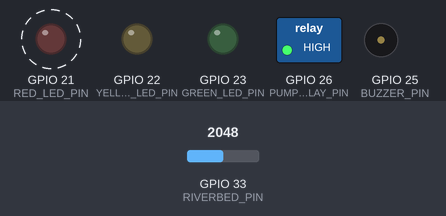
This sketch was run on a simulated ESP32. Parts: switched loads named in the sketch (green lamp = pin HIGH), output pins drawn as LEDs (lit = HIGH), buzzer (waves = sounding). Dashed ring = blinking. Inputs (shaded band) come from the test bench; at power-on: GPIO 33 (RIVERBED_PIN) = 2048. What the sketch prints to the serial monitor is not drawn.

Above: at 2.0 s.
2.1 s: GPIO 33 (RIVERBED_PIN) set to 1438
5.1 s: GPIO 33 (RIVERBED_PIN) set to 1372
At 5.69 s:
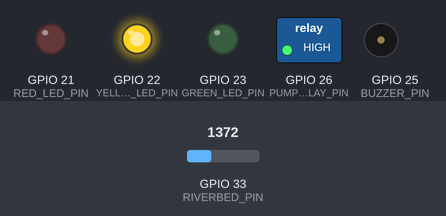
8.1 s: GPIO 33 (RIVERBED_PIN) set to 533
11.1 s: GPIO 33 (RIVERBED_PIN) set to 480
At 11.8 s:
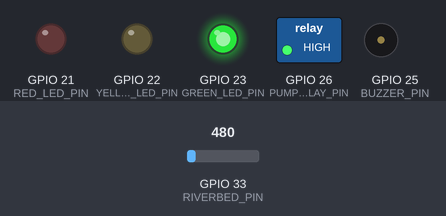
12.9 s: GPIO 33 (RIVERBED_PIN) set to 1228
At 13.14 s:
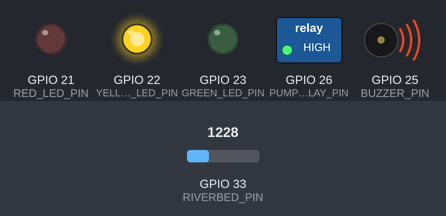
15.9 s: GPIO 33 (RIVERBED_PIN) set to 491
At 16.7 s:
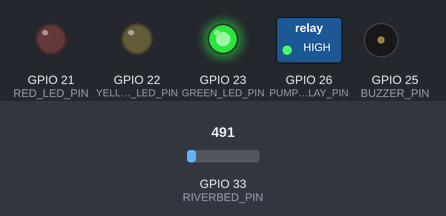
Timing chart, 0 to 18.9 s (numbered marks = the images above; inputs shaded):
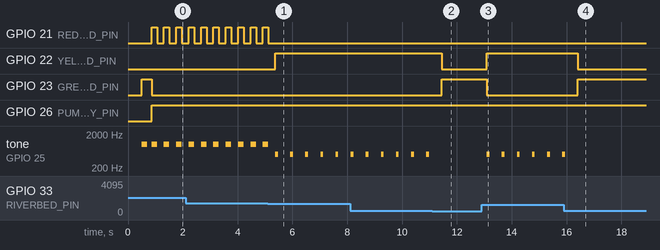

Measured:
- the behaviour switches between 1401 and 1400 on GPIO 33 (RIVERBED_PIN) (found by bisection; images 0 and 1)
- the behaviour switches between 501 and 500 on GPIO 33 (RIVERBED_PIN) (found by bisection; images 1 and 2)
- after the input at 5.1 s, GPIO 21 (RED_LED_PIN): goes on until 5.1 s, then stays LOW; GPIO 22 (YELLOW_LED_PIN): LOW → HIGH after 0.27 s
- after the input at 11.1 s, GPIO 22 (YELLOW_LED_PIN): HIGH → LOW after 0.34 s; GPIO 23 (GREEN_LED_PIN): LOW → HIGH after 0.34 s; tone on GPIO 25 (BUZZER_PIN): stops changing and stays silent
- after the input at 12.9 s, GPIO 22 (YELLOW_LED_PIN): LOW → HIGH after 0.19 s; GPIO 23 (GREEN_LED_PIN): HIGH → LOW after 0.19 s; tone on GPIO 25 (BUZZER_PIN): alternates 500 Hz for 0.10 s and silent for 0.45 s, starting after 0.19 s
- after the input at 15.9 s, GPIO 22 (YELLOW_LED_PIN): HIGH → LOW after 0.50 s; GPIO 23 (GREEN_LED_PIN): LOW → HIGH after 0.50 s; tone on GPIO 25 (BUZZER_PIN): goes on until 15.9 s, then stays silent
- by itself, GPIO 21 (RED_LED_PIN): alternates HIGH for 0.20 s and LOW for 0.25 s
- by itself, tone on GPIO 25 (BUZZER_PIN): alternates 500 Hz for 0.10 s and silent for 0.45 s

The sketch:

flood_alert_v2.ino
```cpp
/*
 * Flood Alert v2 - Flood by Pump (No Solenoid)
 * Student: Mikeyla, Grade 4, Gateway College Colombo
 * Board: Magicbit NEO (ESP32)
 *
 * Flow (fully automated):
 *   1. Power on → pump fills reservoir → overflows to river bed
 *   2. River bed sensor: SAFE → WARNING → FLOOD
 *   3. Flood detected → pump stops
 *   4. Water drains naturally → back to SAFE
 *   5. SAFE for a few seconds → pump starts again
 *   6. Repeat
 *
 * Wiring:
 *   River bed water sensor S   → Pin 33 (analog)
 *   River bed water sensor +   → 3.3V
 *   River bed water sensor -   → GND
 *
 *   Single Relay:
 *     S                        → Pin 26
 *     +                        → NEO 5V
 *     –                        → NEO GND
 *     COM                      → SMPS +12V
 *     NO                       → Pump + (red)
 *     Pump – (black)           → SMPS GND
 *
 *   Green LED (+ 220ohm)      → Pin 23
 *   Yellow LED (+ 220ohm)     → Pin 22
 *   Red LED (+ 220ohm)        → Pin 21
 *   Buzzer                     → Pin 25 (on-board)
 */

// --- External LEDs ---
#define GREEN_LED_PIN   23
#define YELLOW_LED_PIN  22
#define RED_LED_PIN     21

// --- On-board Buzzer ---
#define BUZZER_PIN      25

// --- Water Sensor ---
#define RIVERBED_PIN    33   // Analog — river bed water level

// --- Pump Relay ---
#define PUMP_RELAY_PIN  26

// --- Thresholds (tune these with actual readings) ---
#define RIVERBED_WARNING 500   // River bed warning level (yellow)
#define RIVERBED_DANGER  1400  // River bed flood level (red) → stop pump
#define RIVERBED_SAFE    400   // River bed drained → restart pump

// --- Timing ---
#define RESTART_DELAY    5000  // Wait 5s after safe before restarting pump

// --- State ---
bool pumpOn = false;
unsigned long safeAt = 0;
bool waitingToRestart = false;

void setup() {
  Serial.begin(115200);
  delay(500);

  pinMode(GREEN_LED_PIN, OUTPUT);
  pinMode(YELLOW_LED_PIN, OUTPUT);
  pinMode(RED_LED_PIN, OUTPUT);
  pinMode(BUZZER_PIN, OUTPUT);
  pinMode(PUMP_RELAY_PIN, OUTPUT);

  allLedsOff();
  noTone(BUZZER_PIN);
  startPump();

  digitalWrite(GREEN_LED_PIN, HIGH);

  Serial.println("================================");
  Serial.println("  Flood Alert System v2");
  Serial.println("  Gateway College - Smart Country");
  Serial.println("  By Mikeyla, Grade 4");
  Serial.println("================================");

  tone(BUZZER_PIN, 1000, 200);
  delay(300);
  noTone(BUZZER_PIN);

  Serial.println("Pump ON — flooding cycle starts...");
}

void loop() {
  int riverbed = readSensor(RIVERBED_PIN);
  unsigned long now = millis();

  Serial.print("River: ");
  Serial.print(riverbed);
  Serial.print("  Pump: ");
  Serial.print(pumpOn ? "ON" : "OFF");

  // --- Pump control based on river bed ---
  if (pumpOn && riverbed > RIVERBED_DANGER) {
    stopPump();
    waitingToRestart = false;
    Serial.print("  -> PUMP OFF (flood!)");
  }

  if (!pumpOn && riverbed < RIVERBED_SAFE) {
    if (!waitingToRestart) {
      safeAt = now;
      waitingToRestart = true;
    } else if ((now - safeAt) > RESTART_DELAY) {
      startPump();
      waitingToRestart = false;
      Serial.print("  -> PUMP ON");
    }
  } else if (riverbed >= RIVERBED_SAFE) {
    waitingToRestart = false;
  }

  // --- Alert based on river bed level ---
  if (riverbed > RIVERBED_DANGER) {
    // FLOOD — red flash + siren
    allLedsOff();
    digitalWrite(RED_LED_PIN, HIGH);
    tone(BUZZER_PIN, 1000, 200);
    delay(200);
    digitalWrite(RED_LED_PIN, LOW);
    delay(200);
    Serial.println("  FLOOD!");
  } else if (riverbed > RIVERBED_WARNING) {
    // WARNING — yellow + soft beep
    allLedsOff();
    digitalWrite(YELLOW_LED_PIN, HIGH);
    tone(BUZZER_PIN, 500, 100);
    delay(500);
    Serial.println("  WARNING");
  } else {
    // SAFE — green, no sound
    allLedsOff();
    digitalWrite(GREEN_LED_PIN, HIGH);
    noTone(BUZZER_PIN);
    delay(500);
    Serial.println("  SAFE");
  }
}

// --- Helpers ---

void startPump() {
  digitalWrite(PUMP_RELAY_PIN, LOW);   // LOW = relay ON (active-low module)
  pumpOn = true;
}

void stopPump() {
  digitalWrite(PUMP_RELAY_PIN, HIGH);  // HIGH = relay OFF (active-low module)
  pumpOn = false;
}

void allLedsOff() {
  digitalWrite(GREEN_LED_PIN, LOW);
  digitalWrite(YELLOW_LED_PIN, LOW);
  digitalWrite(RED_LED_PIN, LOW);
}

int readSensor(int pin) {
  int total = 0;
  for (int i = 0; i < 10; i++) {
    total += analogRead(pin);
    delay(5);
  }
  return total / 10;
}
```
